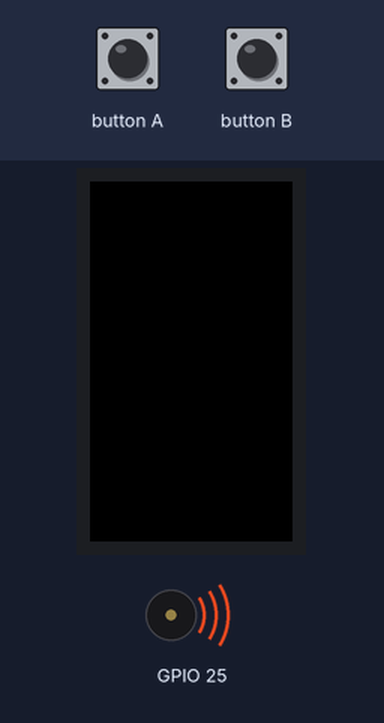
Simulated run of this sketch. Board: ESP32. On the bench: 135×240 colour display, buzzer (waves = sounding).

Above: at 0.2 s.
Timing chart, 0 to 1.8 s (numbered marks = the images above):
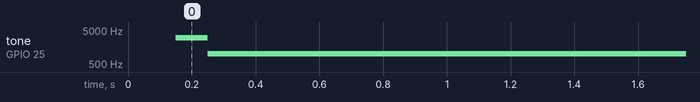

The sketch:

Arduino-Sound.ino
```cpp
#include <M5StickCPlus.h>

const int BUTTON_A = 37;
bool onBuzzer = true;

void handleInterrupt() {
  onBuzzer = !onBuzzer;
}

void setup() {
  M5.begin();
  pinMode(BUTTON_A, INPUT_PULLUP);
  attachInterrupt(digitalPinToInterrupt(BUTTON_A), handleInterrupt, FALLING);
}

void loop() {
  M5.update();
  M5.Beep.update();           // tone関数で鳴らした音が指定時間経過していたら止める

  if(onBuzzer) {
    soundTest();
  }
  delay(5);
}
void soundTest() {
  M5.Beep.tone(3000);
  delay(100);
  M5.Beep.tone(1000);
  delay(100);
  M5.Beep.end();
  onBuzzer = !onBuzzer;

}
```

Measured:
- by itself, tone on GPIO 25: silent → 3000 Hz at 0.15 s, → 1000 Hz 0.10 s later
